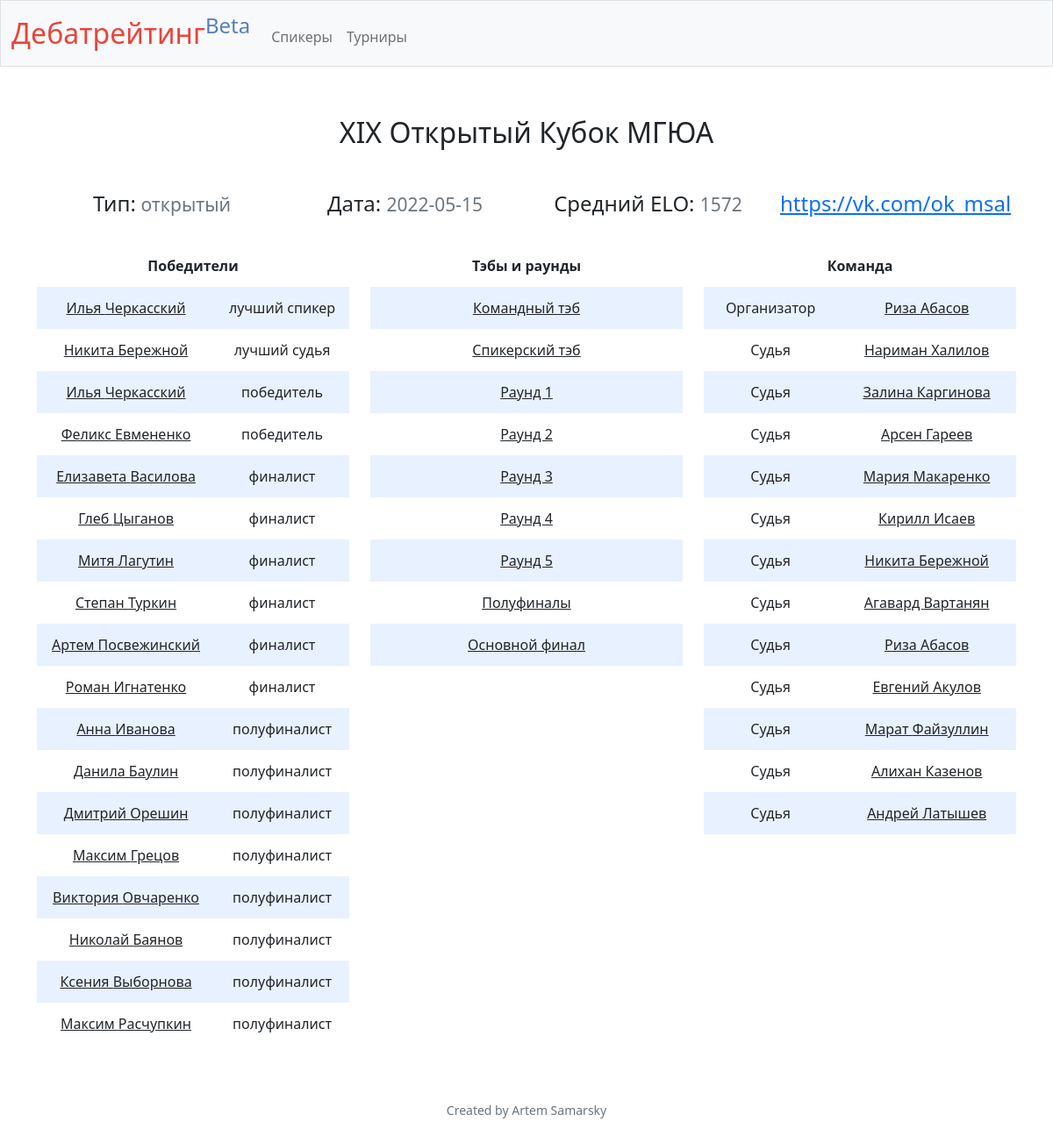
Screenshot of /tournament?id=9 with the database file from the repository.
### tables this page shows
CREATE TABLE tournaments (
    id INTEGER PRIMARY KEY AUTOINCREMENT NOT NULL,
    name TEXT NOT NULL,
    short_name TEXT NOT NULL,
    slug TEXT,
    domain TEXT,
    average_rating INTEGER,
    page TEXT,
    date TEXT NOT NULL,
    type TEXT NOT NULL
);

CREATE TABLE achievements (
    id INTEGER PRIMARY KEY AUTOINCREMENT NOT NULL,
    tournament_id INTEGER NOT NULL,
    speaker_id INTEGER NOT NULL,
    type TEXT NOT NULL,
    name TEXT,
    break_category INTEGER,
    speaker_category INTEGER,
    debate_id INTEGER,
    FOREIGN KEY(tournament_id) REFERENCES tournaments(id),
    FOREIGN KEY(speaker_id) REFERENCES speakers(id),
    FOREIGN KEY(break_category) REFERENCES break_categories(id),
    FOREIGN KEY(speaker_category) REFERENCES speaker_categories(id),
    FOREIGN KEY(debate_id) REFERENCES debates(id)
);

CREATE TABLE speakers (
    id INTEGER PRIMARY KEY AUTOINCREMENT NOT NULL,
    first_name TEXT NOT NULL,
    last_name TEXT NOT NULL,
    middle_name TEXT,
    society_id INTEGER,
    speaker_score NUMERIC NOT NULL DEFAULT 70,
    rating INTEGER NOT NULL DEFAULT 1500,
    ranking_by_speaks INTEGER,
    ranking_by_rating INTEGER,
    shown INTEGER NOT NULL DEFAULT 1,
    FOREIGN KEY (society_id) REFERENCES societies(id)
);

CREATE TABLE rounds (
    id INTEGER PRIMARY KEY AUTOINCREMENT NOT NULL,
    tournament_id INTEGER NOT NULL,
    internal_id INTEGER NOT NULL,
    name TEXT NOT NULL,
    short_name TEXT NOT NULL,
    seq INTEGER NOT NULL,
    break_category INTEGER,
    stage TEXT NOT NULL,
    motion TEXT,
    info_slide TEXT,
    FOREIGN KEY(tournament_id) REFERENCES tournaments(id),
    FOREIGN KEY(break_category) REFERENCES break_categories(id)
);

CREATE TABLE tournament_participants (
    id INTEGER PRIMARY KEY AUTOINCREMENT NOT NULL,
    tournament_id INTEGER NOT NULL,
    speaker_id INTEGER NOT NULL,
    speaker_internal_id INTEGER,
    internal_name TEXT,
    role TEXT NOT NULL,
    FOREIGN KEY(tournament_id) REFERENCES tournaments(id),
    FOREIGN KEY(speaker_id) REFERENCES speakers(id)
);

### app.py (the view)
@app.route("/tournament", methods=["GET", "POST"])
def tournament():
    if not request.args.get("id"):
            return apology("must provide tournament id", 400)
    id = request.args.get("id")
    tournament = db.execute(f"SELECT * FROM tournaments WHERE id = {id}")[0]
    achievements = db.execute(f"SELECT a.*, bc.name AS break_category_name, sc.name AS speaker_category_name, s.last_name, s.first_name, s.id AS speaker_id FROM achievements a LEFT JOIN break_categories bc ON a.break_category = bc.id LEFT JOIN speaker_categories sc ON a.speaker_category = sc.id INNER JOIN speakers s on a.speaker_id = s.id WHERE a.tournament_id = {id}")
    break_categories_len = len(db.execute(f"SELECT id FROM break_categories WHERE tournament_id = {id}"))
    speaker_categories_len = len(db.execute(f"SELECT id FROM speaker_categories WHERE tournament_id = {id}"))
    for achievement in achievements:
        if achievement["type"] == "team":
            if achievement["name"] == "победитель":
                achievement["priority"] = achievement["break_category"]
            elif achievement["name"] == "финалист":
                achievement["priority"] = break_categories_len + speaker_categories_len + 2 + achievement["break_category"]
            elif achievement["name"] == "полуфиналист":
                achievement["priority"] = ( break_categories_len * 2 ) + speaker_categories_len + 2 + achievement["break_category"]
            elif achievement["name"] == "четвертьфиналист":
                achievement["priority"] = ( break_categories_len * 3 ) + speaker_categories_len + 2 + achievement["break_category"]
            elif achievement["name"] == "октофиналист":
                achievement["priority"] = ( break_categories_len * 4 ) + speaker_categories_len + 2 + achievement["break_category"]
            else:
                achievement["priority"] = ( break_categories_len * 5 ) + speaker_categories_len + 3
        if achievement["type"] == "speaker":
            if achievement["speaker_category"] == None:
                achievement["priority"] = break_categories_len + 1
            else:
                achievement["priority"] = break_categories_len + achievement["speaker_category"] + 1
        if achievement["type"] == "adjudicator":
            achievement["priority"] = break_categories_len + speaker_categories_len + 2
    achievements = sorted(achievements, key=itemgetter("priority"))
    rounds = db.execute(f"SELECT * FROM rounds WHERE tournament_id = {id}")
    participants = db.execute(f"SELECT s.first_name, s.last_name, p.role, s.id FROM tournament_participants p INNER JOIN speakers s ON p.speaker_id = s.id WHERE tournament_id = {id}")
    speaker_categories = db.execute(f"SELECT id, name FROM speaker_categories WHERE tournament_id = {id}")
    return render_template("tournament/tournament.html", tournament=tournament, achievements=achievements, rounds=rounds, participants=participants, speaker_categories=speaker_categories)

### app.py (called while the page is built)
@app.after_request
def after_request(response):
    response.headers["Cache-Control"] = "no-cache, no-store, must-revalidate"
    response.headers["Expires"] = 0
    response.headers["Pragma"] = "no-cache"
    return response

### templates/tournament/tournament.html (shortened to what this page needs)
{% extends "layout.html" %}
{% block main %}
    <h2 class="mb-5 mt-2">{{ tournament["name"] }}</h2>
    <div class="container">
        <div class="row mt-3 mx-1 mb-4">
            <div class="col-sm-6 col-md-3">
                <h4>Тип:<small class="text-muted">
                {% if tournament["type"] == "open" %}
                    открытый
                {% elif tournament["type"] == "am" %}
                    новичковый
                {% elif tournament["type"] == "proam" %}
                    джедайский
                {% endif %}</small></h3>
            </div>
            <div class="col-sm-6 col-md-3">
                <h4>Дата: <small class="text-muted">{{ tournament["date"] }}</small></h4>
            </div>
            <div class="col-sm-6 col-md-3">
                <h4>Средний ELO: <small class="text-muted">{{ tournament["average_rating"] }}</small></h4>
            </div>
            {% if tournament["page"] != None %}
                <div class="col-sm-6 col-md-3">
                    <h4><a href="{{ tournament["page"] }}">{{ tournament["page"] }}</a></h4>
                </div>
            {% endif %}
        </div>
        <div class="row mt-3">
            <div class="col-sm-12 col-md-4">
                <table id="achievements">
                    <thead>
                        <tr>
                            <th colspan="2">Победители</th>
                        </tr>
                    </thead>
                    <tbody>
                        {% for achievement in achievements %}
                            <tr>
                                <td>
                                    <a href="/speaker?id={{ achievement["speaker_id"] }}">{{ achievement["first_name"] }} {{ achievement["last_name"] }}</a>
                                </td>
                                <td>
                                    {{ achievement["name"] }}
                                </td>
                            </tr>
                        {% endfor %}
                    </tbody>
                </table>
            </div>
            <div class="col-sm-12 col-md-4">
                <table id="tab">
                    <thead>
                        <tr>
                            <th>Тэбы и раунды</th>
                        </tr>
                    </thead>
                    <tbody>
                        <tr>
                            <td>
                                <a href="/team-tab?id={{ tournament["id"] }}">Командный тэб</a>
                            </td>
                        </tr>
                        <tr>
                            <td>
                                <a href="/speaker-tab?id={{ tournament["id"] }}">Спикерский тэб</a>
                            </td>
                        </tr>
                        {% for round in rounds %}
                            <tr>
                                <td>
                                    <a href="/round?id={{ round["id"] }}">{{ round["name"] }}</a>
                                </td>
                            </tr>
                        {% endfor %}
                    </tbody>
                </table>
            </div>
            <div class="col-sm-12 col-md-4">
                <table id="adjudicators">
                    <thead>
                        <tr>
                            <th colspan="2">Команда</th>
                        </tr>
                    </thead>
                    <tbody>
                        {% for participant in participants %}
                            {% if participant["role"] == "convener" %}
                                <tr>
                                    <td>
                                        Организатор
                                    </td>
                                    <td>
                                        <a href="/speaker?id={{ participant["id"] }}">{{ participant["first_name"] }} {{ participant["last_name"] }}<br>
                                    </td>
                                </tr>
                            {% endif %}
                        {% endfor %}
                        {% for participant in participants %}
                            {% if participant["role"] == "adjudicator" %}
                                <tr>
                                    <td>
                                        Судья
                                    </td>
                                    <td>
                                        <a href="/speaker?id={{ participant["id"] }}">{{ participant["first_name"] }} {{ participant["last_name"] }}</a>
                                    </td>
                                </tr>
                            {% endif %}
                        {% endfor %}
                    </tbody>
                </table>
            </div>
        </div>
    </div>
{% endblock %}

### static/styles.css (style rules this page uses)
table { background-color: transparent; margin-bottom: 1rem; width: 100%; }
table a { color: #212529; }
table th, table td { padding: 0.75rem; vertical-align: middle; }
.container { margin-left: auto; margin-right: auto; text-align: center; width: 100%; }
tbody tr:nth-of-type(odd) { background-color: rgb(179, 208, 255, 0.3) }

### rows the page displays
tournaments: name "XIX Открытый Кубок МГЮА", date "2022-05-15", average_rating "1572", page "https://vk.com/ok_msal"
achievements: first_name "Илья", last_name "Черкасский", name "лучший спикер"
achievements: first_name "Никита", last_name "Бережной", name "лучший судья"
achievements: first_name "Илья", last_name "Черкасский", name "победитель"
achievements: first_name "Феликс", last_name "Евмененко", name "победитель"
achievements: first_name "Елизавета", last_name "Василова", name "финалист"
achievements: first_name "Глеб", last_name "Цыганов", name "финалист"
achievements: first_name "Митя", last_name "Лагутин", name "финалист"
achievements: first_name "Степан", last_name "Туркин", name "финалист"
achievements: first_name "Артем", last_name "Посвежинский", name "финалист"
achievements: first_name "Роман", last_name "Игнатенко", name "финалист"
achievements: first_name "Анна", last_name "Иванова", name "полуфиналист"
achievements: first_name "Данила", last_name "Баулин", name "полуфиналист"
achievements: first_name "Дмитрий", last_name "Орешин", name "полуфиналист"
achievements: first_name "Максим", last_name "Грецов", name "полуфиналист"
achievements: first_name "Виктория", last_name "Овчаренко", name "полуфиналист"
achievements: first_name "Николай", last_name "Баянов", name "полуфиналист"
achievements: first_name "Ксения", last_name "Выборнова", name "полуфиналист"
achievements: first_name "Максим", last_name "Расчупкин", name "полуфиналист"
rounds: name "Раунд 1"
rounds: name "Раунд 2"
rounds: name "Раунд 3"
rounds: name "Раунд 4"
rounds: name "Раунд 5"
rounds: name "Полуфиналы"
rounds: name "Основной финал"
tournament_participants: first_name "Риза", last_name "Абасов"
tournament_participants: first_name "Нариман", last_name "Халилов"
tournament_participants: first_name "Залина", last_name "Каргинова"
tournament_participants: first_name "Арсен", last_name "Гареев"
tournament_participants: first_name "Мария", last_name "Макаренко"
tournament_participants: first_name "Кирилл", last_name "Исаев"
tournament_participants: first_name "Никита", last_name "Бережной"
tournament_participants: first_name "Агавард", last_name "Вартанян"
tournament_participants: first_name "Риза", last_name "Абасов"
tournament_participants: first_name "Евгений", last_name "Акулов"
tournament_participants: first_name "Марат", last_name "Файзуллин"
tournament_participants: first_name "Алихан", last_name "Казенов"
tournament_participants: first_name "Андрей", last_name "Латышев"
